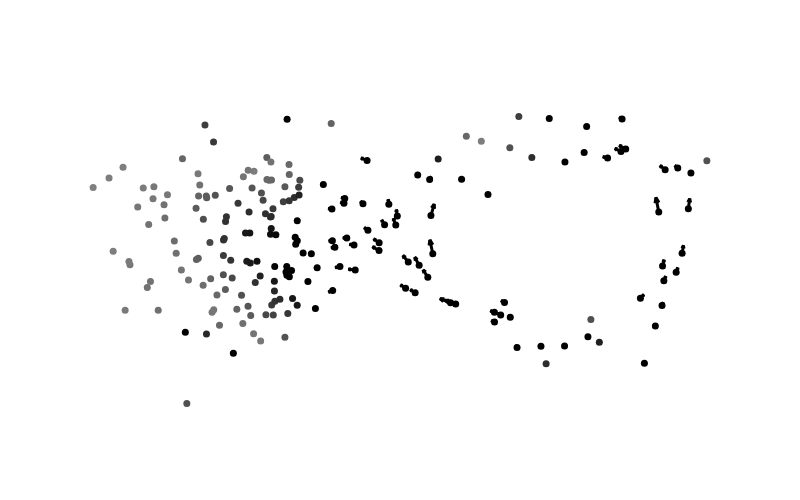

The cell this chart's notebook holds for it:
### Markdown cell above
1-forms have a Hodge decomposition, and we can project these 1-forms onto their 'exact' part. We first find the function f such that df is their exact part.

Eigenforms of the Hodge Lapacian should be entirely harmonic, df (for a function f) or d^*a (for a 2-form a). We can test this here.

### Code cell
a1_grad_function = DG_data.grad_decomp_matrix() @ a1
a2_grad_function = DG_data.grad_decomp_matrix() @ a2

a1_exact_part = DG_data.d0() @ a1_grad_function
a2_exact_part = DG_data.d0() @ a2_grad_function

norm_a1_exact_part = contract('ij,i,j', DG_data.G1(), a1_exact_part, a1_exact_part)**0.5
norm_a2_exact_part = contract('ij,i,j', DG_data.G1(), a2_exact_part, a2_exact_part)**0.5

print('Exact part of a_1 has norm', norm_a1_exact_part.round(3))
plot_quiver_plain(a1_exact_part, DG_data).show()

print('Exact part of a_2 has norm', norm_a2_exact_part.round(3))
plot_quiver_plain(a2_exact_part, DG_data).show()

### Figure 1 — Plotly figure (JSON) as saved in the notebook; plotly's stock layout.template omitted (floating-point values rounded to 4 significant figures; data arrays with more than 128 entries replaced by an {"elided": "..."} marker saying what was removed)
{"data": [{"line": {"width": 3}, "marker": {"color": "black"}, "mode": "lines", "type": "scatter", "x": {"elided": "1400 float values"}, "y": {"elided": "1400 float values"}}, {"marker": {"cmax": 0.005616, "cmin": 2.338e-05, "color": {"elided": "200 float values"}, "colorscale": [[0, "gray"], [1, "black"]], "size": 7}, "mode": "markers", "type": "scatter", "x": {"elided": "200 float values"}, "y": {"elided": "200 float values"}}], "layout": {"height": 500, "hovermode": "closest", "paper_bgcolor": "rgba(0,0,0,0)", "plot_bgcolor": "rgba(0,0,0,0)", "showlegend": false, "width": 800, "xaxis": {"range": [-1.242, 1.196], "visible": false}, "yaxis": {"range": [-0.6766, 0.516], "scaleanchor": "x", "scaleratio": 1, "visible": false}}}
